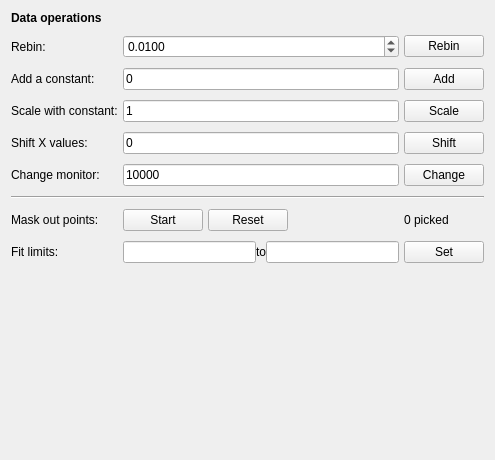
<?xml version="1.0" encoding="UTF-8"?>
<ui version="4.0">
 <class>Form</class>
 <widget class="QWidget" name="Form">
  <property name="geometry">
   <rect>
    <x>0</x>
    <y>0</y>
    <width>495</width>
    <height>460</height>
   </rect>
  </property>
  <property name="windowTitle">
   <string>Form</string>
  </property>
  <layout class="QVBoxLayout" name="verticalLayout">
   <item>
    <layout class="QGridLayout" name="gridLayout">
     <property name="horizontalSpacing">
      <number>5</number>
     </property>
     <property name="verticalSpacing">
      <number>10</number>
     </property>
     <item row="2" column="3">
      <widget class="QPushButton" name="addBtn">
       <property name="text">
        <string>Add</string>
       </property>
      </widget>
     </item>
     <item row="1" column="3">
      <widget class="QPushButton" name="rebinBtn">
       <property name="text">
        <string>Rebin</string>
       </property>
      </widget>
     </item>
     <item row="4" column="1" colspan="2">
      <widget class="QLineEdit" name="shift_constant">
       <property name="text">
        <string>0</string>
       </property>
      </widget>
     </item>
     <item row="3" column="0">
      <widget class="QLabel" name="label_7">
       <property name="sizePolicy">
        <sizepolicy hsizetype="Fixed" vsizetype="Preferred">
         <horstretch>0</horstretch>
         <verstretch>0</verstretch>
        </sizepolicy>
       </property>
       <property name="text">
        <string>Scale with constant:</string>
       </property>
      </widget>
     </item>
     <item row="6" column="0" colspan="4">
      <widget class="Line" name="line">
       <property name="orientation">
        <enum>Qt::Horizontal</enum>
       </property>
      </widget>
     </item>
     <item row="3" column="3">
      <widget class="QPushButton" name="mulBtn">
       <property name="text">
        <string>Scale</string>
       </property>
      </widget>
     </item>
     <item row="7" column="0">
      <widget class="QLabel" name="label_8">
       <property name="text">
        <string>Mask out points:</string>
       </property>
      </widget>
     </item>
     <item row="5" column="0">
      <widget class="QLabel" name="label_6">
       <property name="sizePolicy">
        <sizepolicy hsizetype="Fixed" vsizetype="Preferred">
         <horstretch>0</horstretch>
         <verstretch>0</verstretch>
        </sizepolicy>
       </property>
       <property name="text">
        <string>Change monitor:</string>
       </property>
      </widget>
     </item>
     <item row="5" column="1" colspan="2">
      <widget class="QLineEdit" name="monscale">
       <property name="text">
        <string>10000</string>
       </property>
      </widget>
     </item>
     <item row="4" column="3">
      <widget class="QPushButton" name="shiftBtn">
       <property name="text">
        <string>Shift</string>
       </property>
      </widget>
     </item>
     <item row="5" column="3">
      <widget class="QPushButton" name="monscaleBtn">
       <property name="text">
        <string>Change</string>
       </property>
      </widget>
     </item>
     <item row="9" column="0">
      <widget class="QLabel" name="label_4">
       <property name="text">
        <string>Fit limits:</string>
       </property>
      </widget>
     </item>
     <item row="1" column="1" colspan="2">
      <widget class="QDoubleSpinBox" name="precision">
       <property name="decimals">
        <number>4</number>
       </property>
       <property name="maximum">
        <double>10000.000000000000000</double>
       </property>
       <property name="singleStep">
        <double>0.010000000000000</double>
       </property>
       <property name="value">
        <double>0.010000000000000</double>
       </property>
      </widget>
     </item>
     <item row="3" column="1" colspan="2">
      <widget class="QLineEdit" name="mul_constant">
       <property name="text">
        <string>1</string>
       </property>
      </widget>
     </item>
     <item row="0" column="0" colspan="3">
      <widget class="QLabel" name="label_10">
       <property name="font">
        <font>
         <weight>75</weight>
         <bold>true</bold>
        </font>
       </property>
       <property name="text">
        <string>Data operations</string>
       </property>
      </widget>
     </item>
     <item row="2" column="0">
      <widget class="QLabel" name="label">
       <property name="sizePolicy">
        <sizepolicy hsizetype="Fixed" vsizetype="Preferred">
         <horstretch>0</horstretch>
         <verstretch>0</verstretch>
        </sizepolicy>
       </property>
       <property name="text">
        <string>Add a constant:</string>
       </property>
      </widget>
     </item>
     <item row="4" column="0">
      <widget class="QLabel" name="label_3">
       <property name="sizePolicy">
        <sizepolicy hsizetype="Fixed" vsizetype="Preferred">
         <horstretch>0</horstretch>
         <verstretch>0</verstretch>
        </sizepolicy>
       </property>
       <property name="text">
        <string>Shift X values:</string>
       </property>
      </widget>
     </item>
     <item row="2" column="1" colspan="2">
      <widget class="QLineEdit" name="add_constant">
       <property name="text">
        <string>0</string>
       </property>
      </widget>
     </item>
     <item row="7" column="3">
      <widget class="QLabel" name="pickedlabel">
       <property name="text">
        <string>0 picked</string>
       </property>
      </widget>
     </item>
     <item row="9" column="3">
      <widget class="QPushButton" name="limitsBtn">
       <property name="text">
        <string>Set</string>
       </property>
      </widget>
     </item>
     <item row="9" column="1" colspan="2">
      <layout class="QHBoxLayout" name="horizontalLayout">
       <item>
        <widget class="QLineEdit" name="limitmin"/>
       </item>
       <item>
        <widget class="QLabel" name="label_5">
         <property name="text">
          <string>to</string>
         </property>
        </widget>
       </item>
       <item>
        <widget class="QLineEdit" name="limitmax"/>
       </item>
      </layout>
     </item>
     <item row="7" column="1">
      <widget class="QPushButton" name="badPointsBtn">
       <property name="sizePolicy">
        <sizepolicy hsizetype="Fixed" vsizetype="Fixed">
         <horstretch>0</horstretch>
         <verstretch>0</verstretch>
        </sizepolicy>
       </property>
       <property name="text">
        <string>Start</string>
       </property>
      </widget>
     </item>
     <item row="1" column="0">
      <widget class="QLabel" name="label_2">
       <property name="sizePolicy">
        <sizepolicy hsizetype="Fixed" vsizetype="Preferred">
         <horstretch>0</horstretch>
         <verstretch>0</verstretch>
        </sizepolicy>
       </property>
       <property name="text">
        <string>Rebin:</string>
       </property>
      </widget>
     </item>
     <item row="7" column="2">
      <layout class="QHBoxLayout" name="horizontalLayout_2">
       <item>
        <widget class="QPushButton" name="badResetBtn">
         <property name="sizePolicy">
          <sizepolicy hsizetype="Fixed" vsizetype="Fixed">
           <horstretch>0</horstretch>
           <verstretch>0</verstretch>
          </sizepolicy>
         </property>
         <property name="text">
          <string>Reset</string>
         </property>
        </widget>
       </item>
       <item>
        <spacer name="horizontalSpacer">
         <property name="orientation">
          <enum>Qt::Horizontal</enum>
         </property>
         <property name="sizeHint" stdset="0">
          <size>
           <width>40</width>
           <height>20</height>
          </size>
         </property>
        </spacer>
       </item>
      </layout>
     </item>
    </layout>
   </item>
   <item>
    <spacer name="verticalSpacer">
     <property name="orientation">
      <enum>Qt::Vertical</enum>
     </property>
     <property name="sizeHint" stdset="0">
      <size>
       <width>20</width>
       <height>40</height>
      </size>
     </property>
    </spacer>
   </item>
  </layout>
 </widget>
 <tabstops>
  <tabstop>precision</tabstop>
  <tabstop>rebinBtn</tabstop>
  <tabstop>add_constant</tabstop>
  <tabstop>addBtn</tabstop>
  <tabstop>mul_constant</tabstop>
  <tabstop>mulBtn</tabstop>
  <tabstop>shift_constant</tabstop>
  <tabstop>shiftBtn</tabstop>
  <tabstop>monscale</tabstop>
  <tabstop>monscaleBtn</tabstop>
  <tabstop>badPointsBtn</tabstop>
  <tabstop>badResetBtn</tabstop>
  <tabstop>limitmin</tabstop>
  <tabstop>limitmax</tabstop>
  <tabstop>limitsBtn</tabstop>
 </tabstops>
 <resources/>
 <connections/>
</ui>
